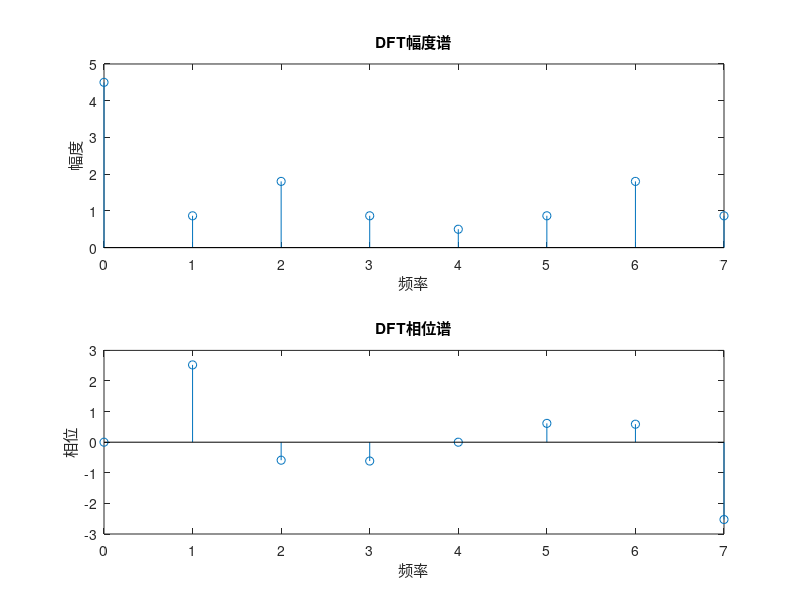
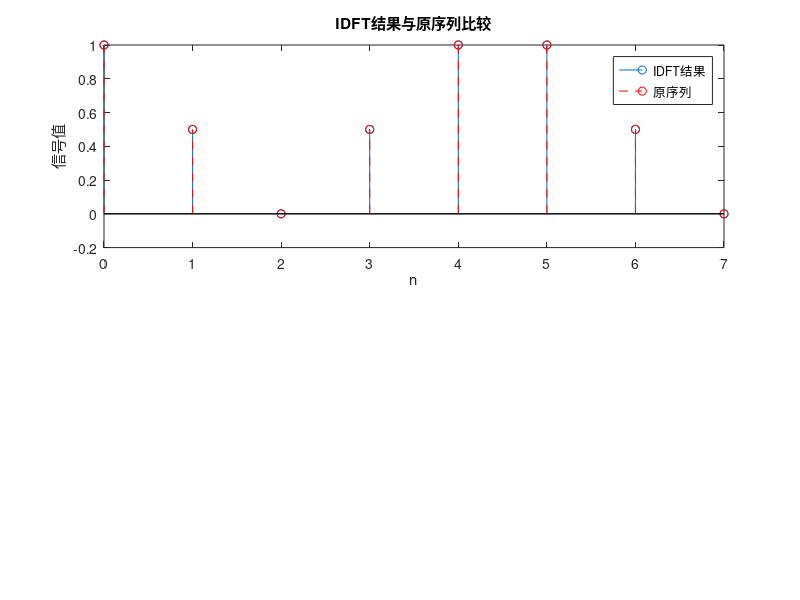
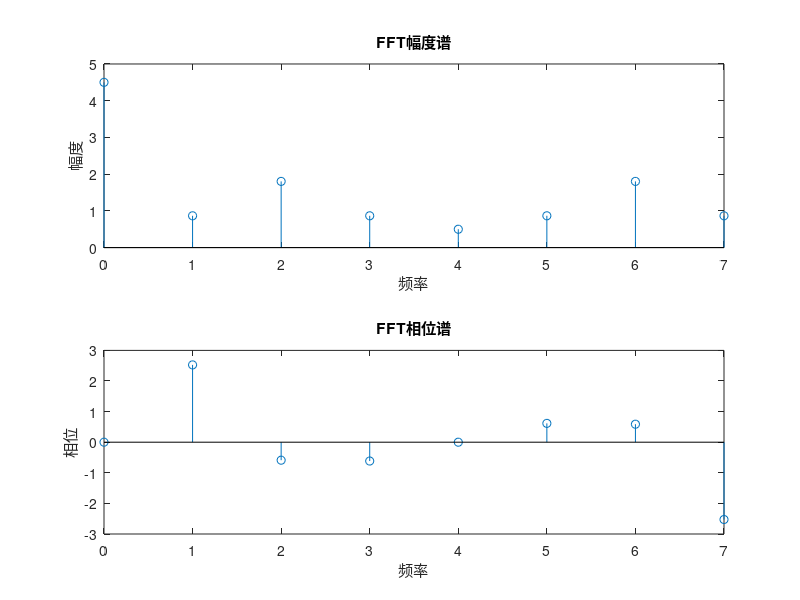
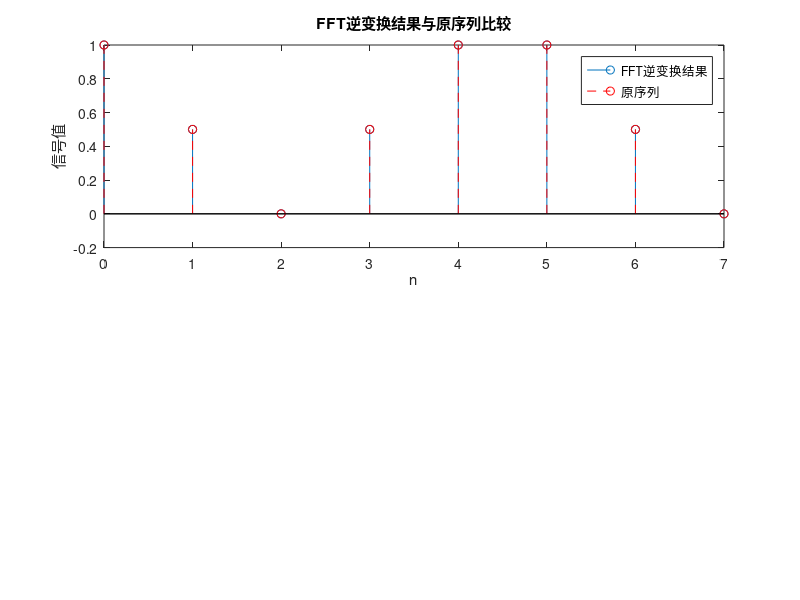

Recreate these plots in MATLAB, in order.
% 定义有限长序列
x = [1, 0.5, 0, 0.5, 1, 1, 0.5, 0];

% 求该序列的DFT和IDFT的图形
N = length(x); % 序列长度
X = fft(x); % DFT
reconstructed_x = ifft(X); % IDFT

% 绘制DFT和IDFT的图形
figure;
subplot(2, 1, 1);
stem(0:N-1, abs(X));
xlabel('频率');
ylabel('幅度');
title('DFT幅度谱');

subplot(2, 1, 2);
stem(0:N-1, angle(X));
xlabel('频率');
ylabel('相位');
title('DFT相位谱');

figure;
subplot(2, 1, 1);
stem(0:N-1, real(reconstructed_x));
hold on;
stem(0:N-1, x, 'r--');
hold off;
xlabel('n');
ylabel('信号值');
title('IDFT结果与原序列比较');
legend('IDFT结果', '原序列');

% 用FFT算法求该序列的DFT和IDFT的图形
X_fft = fft(x, N); % FFT算法求DFT
reconstructed_x_fft = ifft(X_fft); % FFT算法求IDFT

% 绘制FFT算法求得的DFT和IDFT的图形
figure;
subplot(2, 1, 1);
stem(0:N-1, abs(X_fft));
xlabel('频率');
ylabel('幅度');
title('FFT幅度谱');

subplot(2, 1, 2);
stem(0:N-1, angle(X_fft));
xlabel('频率');
ylabel('相位');
title('FFT相位谱');

figure;
subplot(2, 1, 1);
stem(0:N-1, real(reconstructed_x_fft));
hold on;
stem(0:N-1, x, 'r--');
hold off;
xlabel('n');
ylabel('信号值');
title('FFT逆变换结果与原序列比较');
legend('FFT逆变换结果', '原序列');

% 假定采用频率Fs=20Hz，计算序列长度N分别为8、32和64的幅度谱和相位谱
Fs = 20; % 采样频率

% N=8的幅度谱和相位谱
N = 8;
t = (0:N-1) / Fs; % 时间序列
x_N8 = [1, 0.5, 0, 0.5, 1, 1, 0.5, 0];
X_N8 = fft(x_N8, N); % FFT计算DFT
amplitude_N8 = abs(X_N8);
phase_N8 = angle(X_N8);

figure;
subplot(2, 1, 1);
stem(0:N-1, amplitude_N8);
xlabel('频率');
ylabel('幅度');
title('N=8时的幅度谱');

subplot(2, 1, 2);
stem(0:N-1, phase_N8);
xlabel('频率');
ylabel('相位');
title('N=8时的相位谱');

% N=32的幅度谱和相位谱
N = 32;
t = (0:N-1) / Fs; % 时间序列
x_N32 = [1, 0.5, 0, 0.5, 1, 1, 0.5, 0, 1, 0.5, 0, 0.5, 1, 1, 0.5, 0, 1, 0.5, 0, 0.5, 1, 1, 0.5, 0, 1, 0.5, 0, 0.5, 1, 1, 0.5, 0];
X_N32 = fft(x_N32, N); % FFT计算DFT
amplitude_N32 = abs(X_N32);
phase_N32 = angle(X_N32);

figure;
subplot(2, 1, 1);
stem(0:N-1, amplitude_N32);
xlabel('频率');
ylabel('幅度');
title('N=32时的幅度谱');

subplot(2, 1, 2);
stem(0:N-1, phase_N32);
xlabel('频率');
ylabel('相位');
title('N=32时的相位谱');

% N=64的幅度谱和相位谱
N = 64;
t = (0:N-1) / Fs; % 时间序列
x_N64 = [1, 0.5, 0, 0.5, 1, 1, 0.5, 0, 1, 0.5, 0, 0.5, 1, 1, 0.5, 0, 1, 0.5, 0, 0.5, 1, 1, 0.5, 0, 1, 0.5, 0, 0.5, 1, 1, 0.5, 0, 1, 0.5, 0, 0.5, 1, 1, 0.5, 0, 1, 0.5, 0, 0.5, 1, 1, 0.5, 0, 1, 0.5, 0, 0.5, 1, 1, 0.5, 0, 1, 0.5, 0, 0.5, 1, 1, 0.5, 0];
X_N64 = fft(x_N64, N); % FFT计算DFT
amplitude_N64 = abs(X_N64);
phase_N64 = angle(X_N64);

figure;
subplot(2, 1, 1);
stem(0:N-1, amplitude_N64);
xlabel('频率');
ylabel('幅度');
title('N=64时的幅度谱');

subplot(2, 1, 2);
stem(0:N-1, phase_N64);
xlabel('频率');
ylabel('相位');
title('N=64时的相位谱');